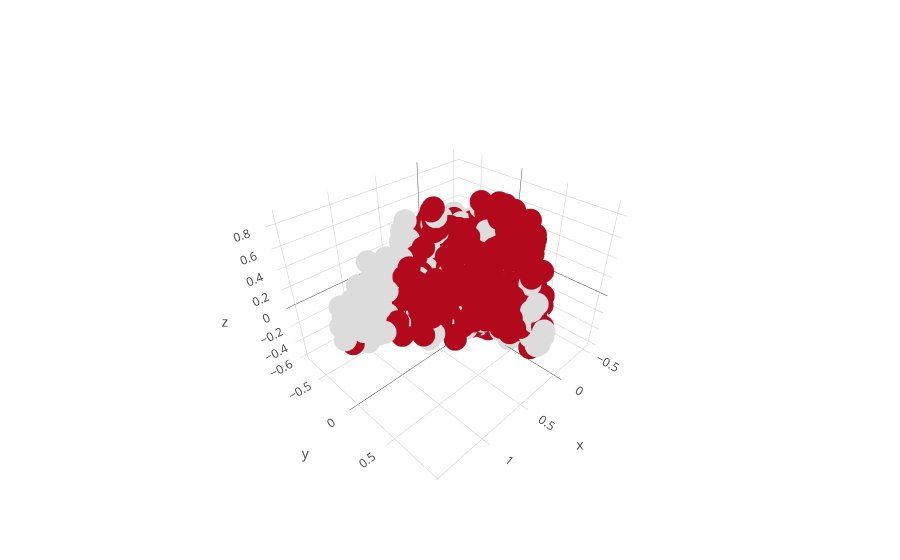

Write notebook code for a chart like this one.
### Code cell
chosen = ["energy", "liveness", "tempo", "valence", "loudness", "speechiness", "acousticness", "danceability", "instrumentalness"]
text1 = df["artist"] + " - " + df["song_title"]
text2 = text1.values

X = df[chosen].values
y = df["target"].values

min_max_scaler = MinMaxScaler()
X = min_max_scaler.fit_transform(X)

pca = PCA(n_components=3)
pca.fit(X)

X = pca.transform(X)

trace = go.Scatter3d(
    x=X[:,0],
    y=X[:,1],
    z=X[:,2],
    text=text2,
    mode="markers",
    marker=dict(
        size=8,
        color=y
    )
)

fig = go.Figure(data=[trace])
py.iplot(fig, filename="target-graph")

### Figure 1 — Plotly figure (JSON) as saved in the notebook; plotly's stock layout.template omitted (floating-point values rounded to 4 significant figures; data arrays with more than 128 entries replaced by an {"elided": "..."} marker saying what was removed)
{"data": [{"marker": {"color": {"elided": "2017 int values"}, "size": 8}, "mode": "markers", "text": {"elided": "2017 str values"}, "type": "scatter3d", "uid": "90006e1c-7c59-11ea-81ab-8c85909ea326", "x": {"elided": "2017 float values"}, "y": {"elided": "2017 float values"}, "z": {"elided": "2017 float values"}}], "layout": {}}
